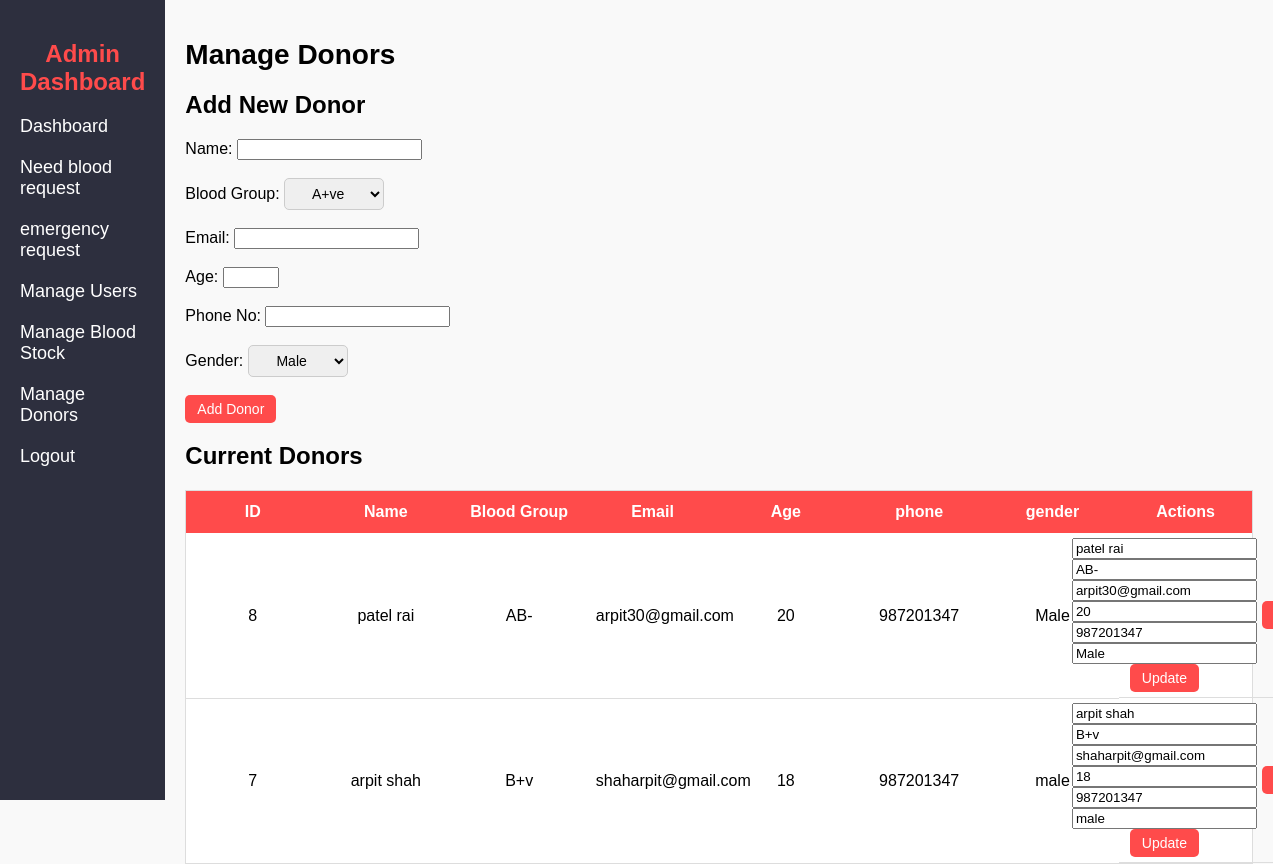
Screenshot of /manage_doner.php (signed in) with the database file from the repository.
### tables this page shows
CREATE TABLE IF NOT EXISTS `donate_blood` (
  `id` int(5) NOT NULL AUTO_INCREMENT,
  `name` varchar(100) NOT NULL,
  `email` varchar(100) NOT NULL,
  `blood_type` varchar(3) NOT NULL,
  `phone` varchar(15) NOT NULL,
  `age` int(5) NOT NULL,
  `gender` varchar(10) NOT NULL,
  PRIMARY KEY (`id`)
);

### manage_doner.php (the view, shortened to what this page needs)
<?php
require 'dbcon.php';
?>
<!DOCTYPE html>
<html lang="en">
<head>
    <link rel="stylesheet" href="admin_dashboard.css">
</head>
<body>
    <div class="container">
        <?php
        include("adminheader.php")
        ?>
        <div class="main-content">
            <header>
                <h1>Manage Donors</h1>
            </header>
            <section>
                <h2>Add New Donor</h2>
                <form method="POST" class="add-donor-form">
                    <label for="name">Name:</label>
                    <input type="text" name="name" required><br><br>
                    <label for="blood_type">Blood Group:</label>
                        <select name="blood_type" required>
                        <option value="A+ve">A+ve</option>
                    </select><br><br>
                    <label for="email">Email:</label>
                    <input type="email" name="email" required><br><br>
                    <label for="age">Age:</label>
                    <input type="number" name="age" min="18" max="50" required><br><br>
                    <label for="phone">Phone No:</label>
                    <input type="text" name="phone" required><br><br>
                    <label for="Gender">Gender:</label>
                    <select name="gender" required>
                        <option value="male">Male</option>
                    </select><br><br>
                    <button type="submit" name="add">Add Donor</button>
                </form>
            </section>
            <section>
                <h2>Current Donors</h2>
                <table>
                    <thead>
                        <tr>
                            <th>ID</th>
                            <th>Name</th>
                            <th>Blood Group</th>
                            <th>Email</th>
                            <th>Age</th>
                            <th>phone</th>
                            <th>gender</th>
                            <th>Actions</th>
                        </tr>
                    </thead>
                    <tbody>
                        <?php
                        $query = "SELECT * FROM donate_blood";
                        $result = mysqli_query($conn, $query);
                        if (mysqli_num_rows($result) > 0) {
                            while ($row = mysqli_fetch_assoc($result)) {
                                echo "<tr>";
                                echo "<td>" . $row['id'] . "</td>";
                                echo "<td>" . $row['name'] . "</td>";
                                echo "<td>" . $row['blood_type'] . "</td>";
                                echo "<td>" . $row['email'] . "</td>";
                                echo "<td>" . $row['age'] . "</td>";
                                echo "<td>" . $row['phone'] . "</td>";
                                echo "<td>" . $row['gender'] . "</td>";
                                echo "<td>
                                <form method='POST' style='display:inline;'>
                                    <input type='hidden' name='donor_id' value='" . $row['id'] . "'>
                                    <input type='text' name='name' value='" . $row['name'] . "' required>
                                    <input type='text' name='blood_type' value='" . $row['blood_type'] . "' required>
                                    <input type='email' name='email' value='" . $row['email'] . "' required>
                                    <input type='number' name='age' value='" . $row['age'] . "' required>
                                    <input type='text' name='phone' value='" . $row['phone'] . "' required>
                                    <input type='text' name='gender' value='" . $row['gender'] . "' required>
                                    <button type='submit' name='update'>Update</button>
                                </form>
                                   <form method='POST' style='display:inline;'>
                            <input type='hidden' name='delete_id' value='" . $row['id'] . "'>
                            <button type='submit' name='delete'>Delete</button>
                        </form>
                                  </td>";
                                echo "</tr>";
                            }
                        } else {
                            echo "<tr><td colspan='7'>No donors found</td></tr>";
                        }
                        ?>
                    </tbody>
                </table>
            </section>
        </div>
    </div>
</body>
</html>

### admin_dashboard.css (style rules this page uses)
body { font-family: Arial, sans-serif; margin: 0; padding: 0; background-color: #f9f9f9; }
.container { display: flex; height: 100vh; }
.main-content { flex-grow: 1; padding: 20px; }
.main-content header h1 { font-size: 28px; margin-bottom: 10px; }
table { width: 100%; border-collapse: collapse; background-color: white; border: 1px solid #ddd; table-layout: fixed; }
th { background-color: #ff4b4b; color: white; padding: 12px; text-align: center; font-size: 16px; white-space: nowrap; }
td { padding: 10px; text-align: center; border-bottom: 1px solid #ddd; vertical-align: middle; }
td:last-child { display: flex; flex-direction: row; align-items: center; justify-content: center; gap: 5px; padding: 5px; width: auto; min-width: 150px; }
select { padding: 6px; width: auto; min-width: 100px; border-radius: 5px; border: 1px solid #ccc; font-size: 14px; text-align: center; }
button { padding: 6px 12px; background-color: #ff4b4b; color: white; border: none; cursor: pointer; border-radius: 5px; font-size: 14px; text-align: center; }

### rows the page displays
donate_blood: id "8", name "patel rai", blood_type "AB-", email "arpit30@gmail.com", age "20", phone "987201347", gender "Male"
donate_blood: id "7", name "arpit shah", blood_type "B+v", email "shaharpit@gmail.com", age "18", phone "987201347", gender "male"
